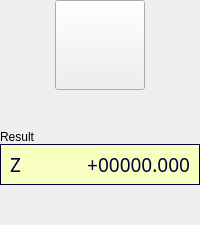
        <widget class="QWidget" name="widget_3" native="true">
         <layout class="QVBoxLayout" name="verticalLayout_14">
          <property name="spacing">
           <number>0</number>
          </property>
          <property name="leftMargin">
           <number>0</number>
          </property>
          <property name="topMargin">
           <number>0</number>
          </property>
          <property name="rightMargin">
           <number>0</number>
          </property>
          <property name="bottomMargin">
           <number>0</number>
          </property>
          <item>
           <widget class="QWidget" name="widget_4" native="true">
            <layout class="QHBoxLayout" name="horizontalLayout_25">
             <property name="spacing">
              <number>0</number>
             </property>
             <property name="leftMargin">
              <number>0</number>
             </property>
             <property name="topMargin">
              <number>0</number>
             </property>
             <property name="rightMargin">
              <number>0</number>
             </property>
             <property name="bottomMargin">
              <number>0</number>
             </property>
             <item>
              <spacer name="horizontalSpacer_2">
               <property name="orientation">
                <enum>Qt::Horizontal</enum>
               </property>
               <property name="sizeHint" stdset="0">
                <size>
                 <width>40</width>
                 <height>20</height>
                </size>
               </property>
              </spacer>
             </item>
             <item>
              <widget class="cnQPushButton" name="btnProbeZ">
               <property name="sizePolicy">
                <sizepolicy hsizetype="Fixed" vsizetype="Fixed">
                 <horstretch>0</horstretch>
                 <verstretch>0</verstretch>
                </sizepolicy>
               </property>
               <property name="minimumSize">
                <size>
                 <width>90</width>
                 <height>90</height>
                </size>
               </property>
               <property name="maximumSize">
                <size>
                 <width>90</width>
                 <height>90</height>
                </size>
               </property>
               <property name="cursor">
                <cursorShape>PointingHandCursor</cursorShape>
               </property>
               <property name="toolTip">
                <string>Run probe in Z- direction.</string>
               </property>
               <property name="icon">
                <iconset>
                 <normaloff>images/btnProbeZ-.svg</normaloff>images/btnProbeZ-.svg</iconset>
               </property>
               <property name="iconSize">
                <size>
                 <width>90</width>
                 <height>90</height>
                </size>
               </property>
              </widget>
             </item>
             <item>
              <spacer name="horizontalSpacer_3">
               <property name="orientation">
                <enum>Qt::Horizontal</enum>
               </property>
               <property name="sizeHint" stdset="0">
                <size>
                 <width>40</width>
                 <height>20</height>
                </size>
               </property>
              </spacer>
             </item>
            </layout>
           </widget>
          </item>
          <item>
           <widget class="QWidget" name="qwProbeZResult" native="true">
            <layout class="QVBoxLayout" name="verticalLayout_15">
             <property name="spacing">
              <number>0</number>
             </property>
             <property name="leftMargin">
              <number>0</number>
             </property>
             <property name="topMargin">
              <number>0</number>
             </property>
             <property name="rightMargin">
              <number>0</number>
             </property>
             <property name="bottomMargin">
              <number>0</number>
             </property>
             <item>
              <spacer name="verticalSpacer_2">
               <property name="orientation">
                <enum>Qt::Vertical</enum>
               </property>
               <property name="sizeHint" stdset="0">
                <size>
                 <width>20</width>
                 <height>40</height>
                </size>
               </property>
              </spacer>
             </item>
             <item>
              <widget class="QLabel" name="label_26">
               <property name="toolTip">
                <string>Last Z probe measurement</string>
               </property>
               <property name="text">
                <string>Result</string>
               </property>
              </widget>
             </item>
             <item>
              <widget class="QFrame" name="qfProbeZResult">
               <property name="sizePolicy">
                <sizepolicy hsizetype="Expanding" vsizetype="Preferred">
                 <horstretch>0</horstretch>
                 <verstretch>0</verstretch>
                </sizepolicy>
               </property>
               <property name="toolTip">
                <string>Last Z probe measurement</string>
               </property>
               <property name="styleSheet">
                <string notr="true">background-color: rgb(248, 255, 192);
color: rgb(0, 0, 63);</string>
               </property>
               <property name="frameShape">
                <enum>QFrame::Box</enum>
               </property>
               <layout class="QHBoxLayout" name="horizontalLayout_26">
                <property name="spacing">
                 <number>6</number>
                </property>
                <property name="leftMargin">
                 <number>9</number>
                </property>
                <property name="topMargin">
                 <number>6</number>
                </property>
                <property name="rightMargin">
                 <number>9</number>
                </property>
                <property name="bottomMargin">
                 <number>6</number>
                </property>
                <item>
                 <widget class="QLabel" name="lblLblPosZ_2">
                  <property name="sizePolicy">
                   <sizepolicy hsizetype="Expanding" vsizetype="Fixed">
                    <horstretch>1</horstretch>
                    <verstretch>0</verstretch>
                   </sizepolicy>
                  </property>
                  <property name="maximumSize">
                   <size>
                    <width>16777215</width>
                    <height>16777215</height>
                   </size>
                  </property>
                  <property name="font">
                   <font>
                    <family>LED Calculator</family>
                    <pointsize>14</pointsize>
                   </font>
                  </property>
                  <property name="contextMenuPolicy">
                   <enum>Qt::CustomContextMenu</enum>
                  </property>
                  <property name="toolTip">
                   <string>Last Z probe measurement</string>
                  </property>
                  <property name="text">
                   <string notr="true">Z</string>
                  </property>
                 </widget>
                </item>
                <item>
                 <widget class="QLabel" name="lblLastProbZ">
                  <property name="sizePolicy">
                   <sizepolicy hsizetype="Expanding" vsizetype="Fixed">
                    <horstretch>3</horstretch>
                    <verstretch>0</verstretch>
                   </sizepolicy>
                  </property>
                  <property name="minimumSize">
                   <size>
                    <width>0</width>
                    <height>0</height>
                   </size>
                  </property>
                  <property name="font">
                   <font>
                    <family>LED Calculator</family>
                    <pointsize>14</pointsize>
                   </font>
                  </property>
                  <property name="contextMenuPolicy">
                   <enum>Qt::CustomContextMenu</enum>
                  </property>
                  <property name="toolTip">
                   <string>Last Z probe measurement</string>
                  </property>
                  <property name="text">
                   <string notr="true">+00000.000</string>
                  </property>
                  <property name="alignment">
                   <set>Qt::AlignRight|Qt::AlignTrailing|Qt::AlignVCenter</set>
                  </property>
                 </widget>
                </item>
               </layout>
              </widget>
             </item>
             <item>
              <spacer name="verticalSpacer_7">
               <property name="orientation">
                <enum>Qt::Vertical</enum>
               </property>
               <property name="sizeHint" stdset="0">
                <size>
                 <width>20</width>
                 <height>40</height>
                </size>
               </property>
              </spacer>
             </item>
            </layout>
           </widget>
          </item>
         </layout>
        </widget>
